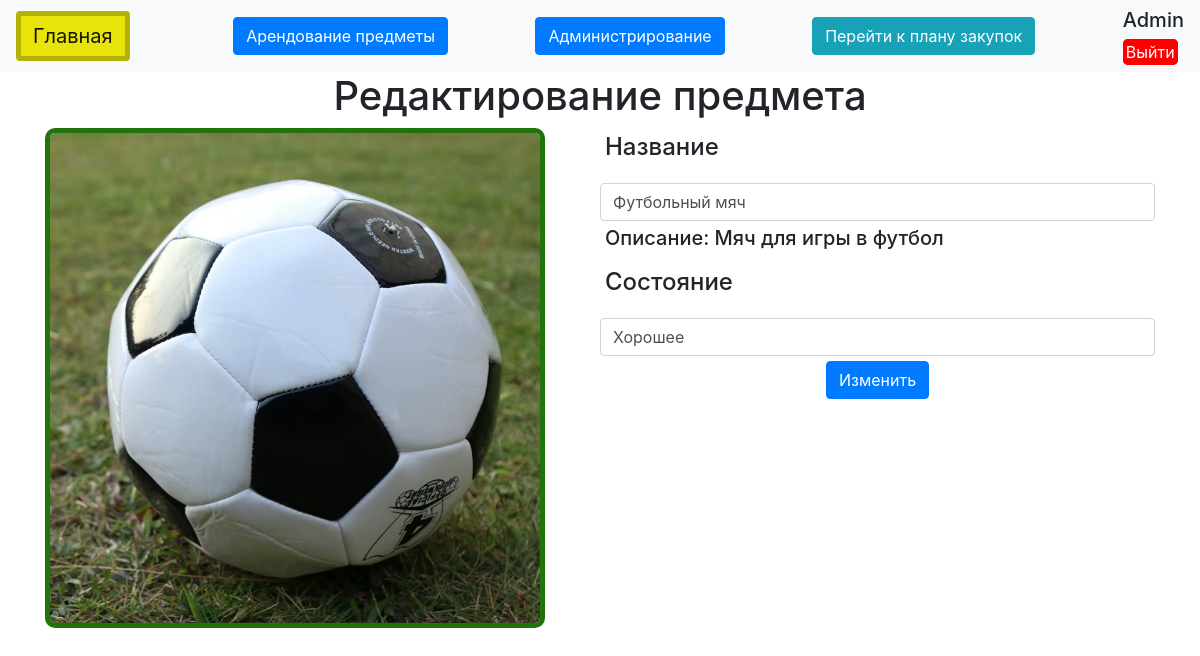
/edit_item/1 (signed in), run on the app's committed database.
### data/users.py (models this page shows, shortened)
class Users(SqlAlchemyBase, UserMixin):
    __tablename__ = 'users'
    id = sqlalchemy.Column(sqlalchemy.Integer, primary_key=True, autoincrement=True)
    name = sqlalchemy.Column(sqlalchemy.String, nullable=True)
    about = sqlalchemy.Column(sqlalchemy.String, nullable=True)
    email = sqlalchemy.Column(sqlalchemy.String, index=True, unique=True, nullable=True)
    hashed_password = sqlalchemy.Column(sqlalchemy.String, nullable=True)
    user_access = sqlalchemy.Column(sqlalchemy.String, default='User', nullable=True)
    password = sqlalchemy.Column(sqlalchemy.String, nullable=True)
    asortiment = orm.relationship("Asortiment", back_populates='users')

### data/news.py (models this page shows)
class Asortiment(SqlAlchemyBase):
    __tablename__ = 'asortiment'
    id = sqlalchemy.Column(sqlalchemy.Integer, primary_key=True, autoincrement=True)
    name = sqlalchemy.Column(sqlalchemy.String, nullable=True)
    status = sqlalchemy.Column(sqlalchemy.String, nullable=True)
    arend = sqlalchemy.Column(sqlalchemy.String, nullable=True)
    photo_href = sqlalchemy.Column(sqlalchemy.String, nullable=True)
    id_type = sqlalchemy.Column(sqlalchemy.Integer, sqlalchemy.ForeignKey('idtype.id'))
    is_private = sqlalchemy.Column(sqlalchemy.Boolean, default=True)
    user_id = sqlalchemy.Column(sqlalchemy.Integer, sqlalchemy.ForeignKey("users.id"))
    users = orm.relationship('Users')
    idtype = orm.relationship("Idtype")
    request = orm.relationship("Request", back_populates='asortiment')
    purchase_plans = orm.relationship("PurchasePlan", back_populates='asortiment')

### data/category.py (models this page shows)
class Idtype(SqlAlchemyBase):
    __tablename__ = 'idtype'
    id = sqlalchemy.Column(sqlalchemy.Integer, primary_key=True, autoincrement=True)
    name = sqlalchemy.Column(sqlalchemy.String)
    description = sqlalchemy.Column(sqlalchemy.Text)

### main.py (the view)
@app.route("/edit_item/<int:id_item>", methods=["GET", "POST"])
@login_required
def edit_item(id_item):
    if current_user.user_access == "baned":
        abort(403)
    elif current_user.user_access == "User":
        return redirect("/")
    else:
        db_sess = db_session.create_session()
        form = IU()
        if form.validate_on_submit():
            db_sess.query(Asortiment).filter(Asortiment.id == id_item).update({'name': form.name.data, 'status': form.status.data})
            db_sess.commit()
            return redirect("/admin_panel")
        item = db_sess.query(Asortiment).filter_by(id=id_item).first()
        form.name.data = item.name
        form.status.data = item.status
        return render_template("edit_item.html",
                            title="Редактирование предмета",
                            form=form,
                            item=item,
                            )

### forms/user.py
class IU(FlaskForm):
    choces = [["Nonwdwe", "Nonwdwe"]]
    name = StringField('Название', validators=[DataRequired()])
    status = StringField('Состояние')
    submit = SubmitField("Добавить")

### data/db_session.py (called while the page is built)
def create_session() -> Session:
    global __factory
    return __factory()

### main.py (called while the page is built)
@login_manager.user_loader
def load_user(user_id):
    db_sess = db_session.create_session()
    return db_sess.get(Users, user_id)

### templates/edit_item.html (shortened to what this page needs)
{% extends "base.html" %}
{% block content %}
<div class="container">
    <h1>Редактирование предмета</h1>
    <div class="iteml">
        <img class="imgadsize borderG" src="/{{ item.photo_href }}">
    </div>
    <div class="itemr">
        <form action="" method="post" enctype="multipart/form-data">
            <div>
                <div>
                    <div class="paing">
                        <h4>{{ form.name.label }}</h4>
                    </div>
                    <div>
                        {{ form.name(class="form-control") }}
                    </div>
                </div>
                <div>
                    <div class="paing">
                        <h5>Описание: {{ item.idtype.description }}</h5>
                    </div>
                </div>
                <div>
                    <div class="paing">
                        <h4>{{ form.status.label }}</h4>
                    </div>
                    <div>
                        {{ form.status(class="form-control") }}
                    </div>
                </div>
                 <div class="cental paing"><p>{{ form.submit(type="submit", class="btn btn-primary", value="Изменить") }}</p></div>
            </div>
        </form>
    </div>
</div>
{% endblock %}

### templates/base.html (shortened to what this page needs)
<!doctype html>
<html lang="en">
<head>
    <link rel="stylesheet"
          href="https://stackpath.bootstrapcdn.com/bootstrap/4.4.1/css/bootstrap.min.css"
>
    <link rel="stylesheet" href="{{ url_for('static', filename='styles/Styles.css') }}">
</head>
<body>
<header>
    <nav class="navbar navbar-light bg-light">
        <a class="btn navbar-brand borderSome backcolorV" href="/" >Главная</a>
        {% if current_user.user_access == 'admin' %}
        <div class="cental">
            <a href="/arrended" class="btn btn-primary">Арендование предметы</a>
        </div>
        <div class="cental">
            <a href="/admin_panel" class="btn btn-primary">Администрирование</a>
        </div>
        <div class="cental">
            <a href="{{ url_for('purchase_plan') }}" class="btn btn-info">Перейти к плану закупок</a>
        </div>
        {% else %}
        <div class="cental">
            <a href="/arrended" class="btn btn-primary">Арендование предметы</a>
        </div>
        {% endif %}
        {% if current_user.is_authenticated %}
        <div>
            <h5>{{ current_user.name }}</h5>
            <a class="exit" href="/logout">Выйти</a>
        </div>
        {% else %}
            <p>
                <a class="btn btn-primary " href="/register">Зарегистрироваться</a>
                <a class="btn btn-success" href="/login">Войти</a>
            </p>
        {% endif %}
    </nav>
</header>
<main>
    {% block content %}{% endblock %}
</main>
</body>
</html>

### static/styles/Styles.css (style rules this page uses)
.exit { border:3px solid red; color: white; background-color: red; border-radius: 5px; }
h1 { text-align: center; }
.borderG { border: 5px solid rgb(32, 116, 11); border-radius: 10px; }
.borderSome { border: 5px solid #b5b207; }
.cental { text-align: center; }
.iteml { float: left; width: 50%; }
.itemr { float: right; width: 50%; }
.imgadsize { width: 500px; }
.backcolorV { background-color: #e8e409; color: white; }
.paing { padding: 5px; }

### data on the page
Users: name "Admin"
Asortiment: photo_href (picture), name "Футбольный мяч", status "Хорошее"
Idtype: idtype.description "Мяч для игры в футбол"
